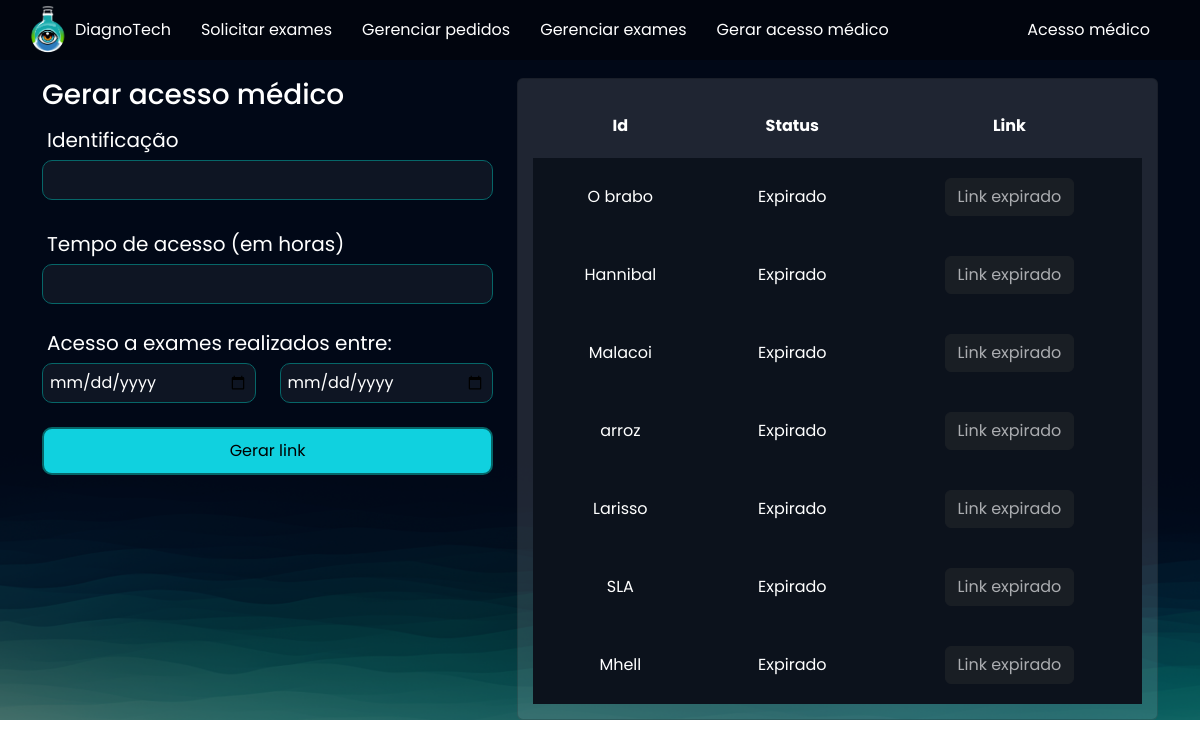
Page /exames/gerar_acesso_medico/ (signed in) on the earlier database version.
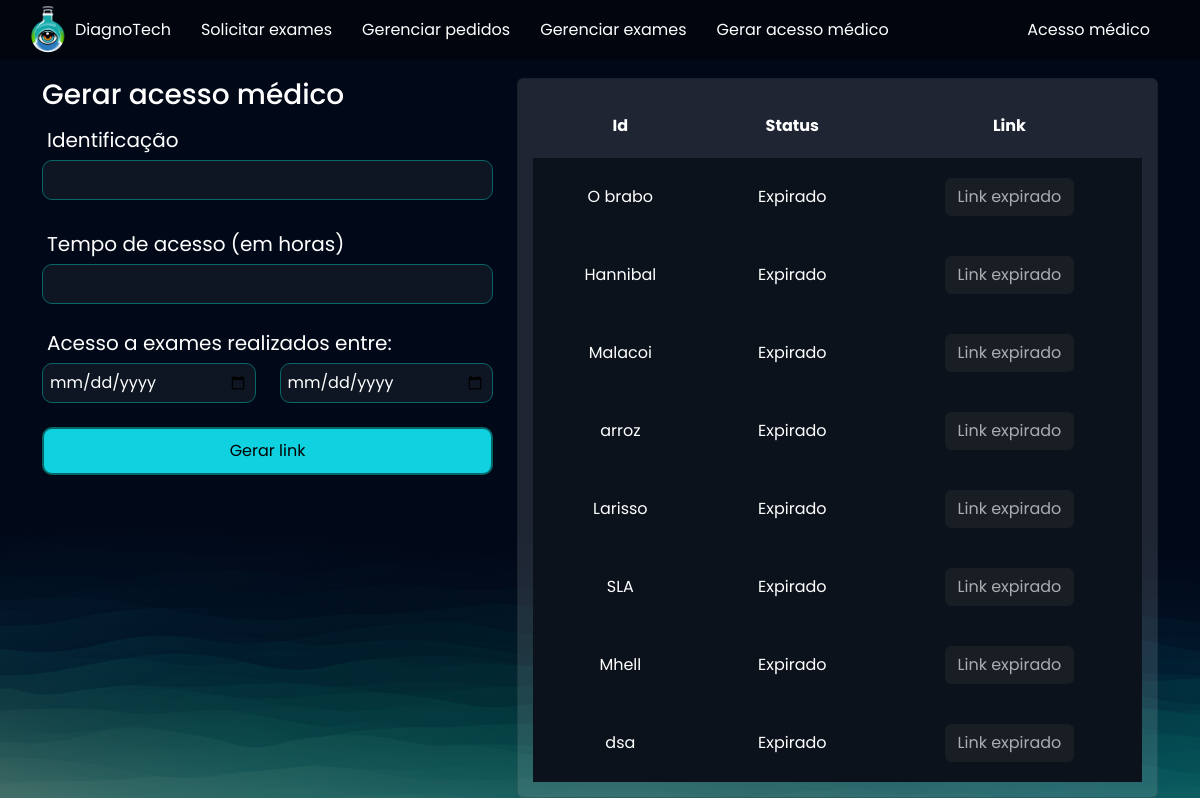
Same page on the later database version.
### exames/models.py (models this page shows, shortened)
class AcessoMedico(models.Model):
    usuario = models.ForeignKey(User, on_delete=models.DO_NOTHING)
    identificacao = models.CharField(max_length=50)
    tempo_de_acesso = models.IntegerField()  # Em horas
    criado_em = models.DateTimeField()
    data_exames_iniciais = models.DateField()
    data_exames_finais = models.DateField()
    token = models.CharField(max_length=20, null=True, blank=True)
    @property
    def status(self):
        return 'Expirado' if timezone.now() > (self.criado_em + timedelta(hours=self.tempo_de_acesso))  else 'Ativo'
    @property
    def url(self):
        return f"http://127.0.0.1:8000/exames/acesso_medico/{self.token}"

### exames/views.py (the view, shortened to what this page needs)
# urls.py: path('gerar_acesso_medico/', views.gerar_acesso_medico, name="gerar_acesso_medico"),
@login_required(login_url="/usuarios/login/")
def gerar_acesso_medico(request):
    if request.method == "GET":
        acessos_medicos = AcessoMedico.objects.filter(usuario=request. user)
        return render(request, 'gerar_acesso_medico.html', {'acessos_medicos': acessos_medicos})

### exames/templates/gerar_acesso_medico.html (shortened to what this page needs)
{% extends "bases/base.html" %} {% load static %} {% block 'head' %}
<link href="{% static 'exames/css/css.css' %}" rel="stylesheet" />
<link href="{% static 'exames/css/gerenciar_pedidos.css' %}" rel="stylesheet" />
{% endblock 'head' %} {% block 'conteudo' %}
<br />
<br />
<div class="container">
  <div class="row">
    <div class="col-md-5">
      <h3>Gerar acesso médico</h3>
      <form action="{% url 'gerar_acesso_medico' %}" method="POST">
        <label for="">Identificação</label>
        <br />
        <input style="width: 100%" type="text" name="identificacao" id="" class="input-default" />
        <br />
        <br />
        <label for="">Tempo de acesso (em horas)</label>
        <br />
        <input style="width: 100%" type="number" name="tempo_de_acesso" id="" class="input-default" />
        <br />
        <br />
        <div class="row">
          <label for="">Acesso a exames realizados entre:</label>
          <div class="col-md">
            <input style="width: 100%" type="date" name="data_exame_inicial" id="" class="input-default" />
          </div>
          <div class="col-md">
            <input style="width: 100%" type="date" name="data_exame_final" id="" class="input-default" />
            <br />
            <br />
          </div>
        </div>
        <input style="width: 100%;" type="submit" class="btn-default" value="Gerar link" />
      </form>
    </div>
    <div class="col-md">
      <div class="card">
        <table style="text-align: center">
          <tr>
            <th>Id</th>
            <th>Status</th>
            <th>Link</th>
          </tr>
          {% for acesso in acessos_medicos %}
          <tr class="linha-tabela">
            <td>{{acesso.identificacao}}</td>
            <td>{{acesso.status}}</td>
            {% if acesso.status == "Expirado" %}
            <td><a href="{{acesso.url}}" class="btn btn-dark disabled">Link expirado</a></td>
            {% else %}
            <td><a href="{{acesso.url}}" class="btn btn-light">Acesse aqui</a></td>
            {% endif %}
          </tr>
          {% endfor %}
        </table>
      </div>
    </div>
  </div>
</div>
{% endblock 'conteudo' %}

Differences in the rows shown:
added AcessoMedico: identificacao "dsa", status "Expirado"
